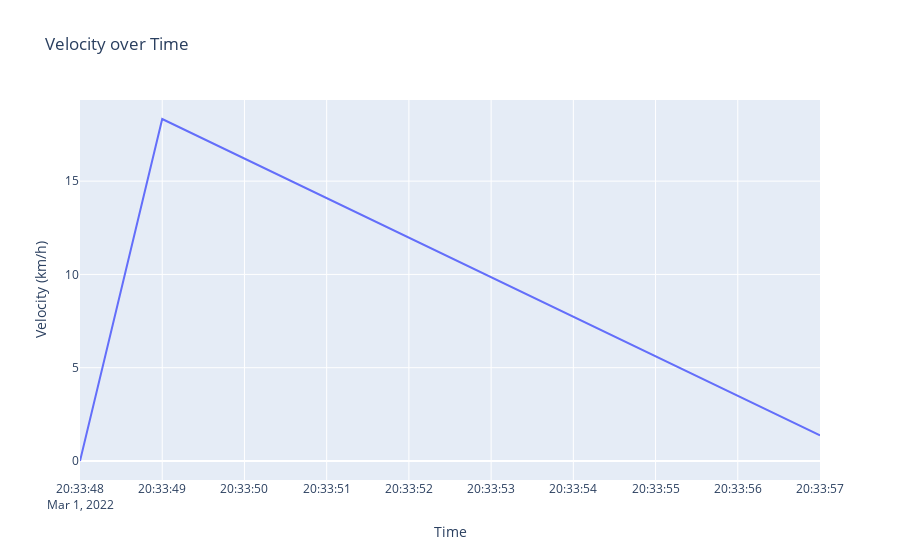

This figure's notebook cell:
### Code cell
plot_velocity(data1_generate)

### Figure 1 — Plotly figure (JSON) as saved in the notebook; plotly's stock layout.template omitted (floating-point values rounded to 4 significant figures)
{"data": [{"mode": "lines", "name": "Speed (km/h)", "type": "scatter", "x": ["2022-03-01T20:33:48+00:00", "2022-03-01T20:33:49+00:00", "2022-03-01T20:33:57+00:00"], "y": [0, 18.33, 1.368]}], "layout": {"title": {"text": "Velocity over Time"}, "xaxis": {"title": {"text": "Time"}}, "yaxis": {"title": {"text": "Velocity (km/h)"}}}}
